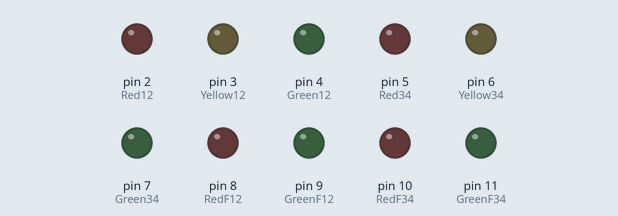
The sketch below on a simulated Arduino Uno, built with avr-gcc and run on an emulated ATmega328P. Shown: output pins drawn as LEDs (lit = HIGH).

Above: at 0.1 s.
At 60.1 s:
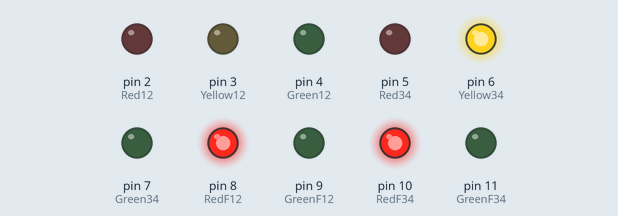
At 62.1 s:
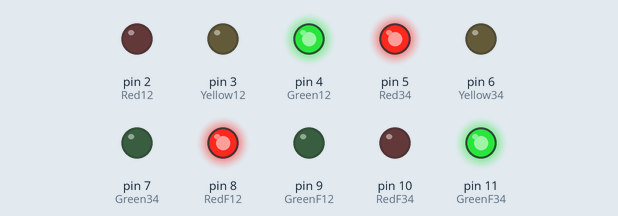
At 122.1 s:
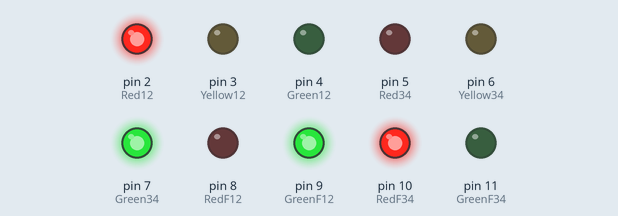
Timing chart, 0 to 123.6 s (numbered marks = the images above):
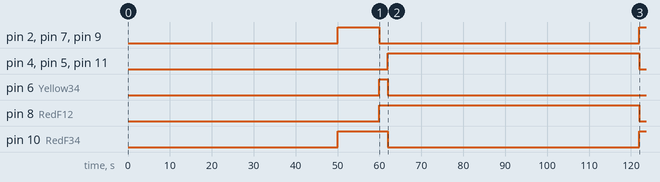

Measured:
- by itself, pin 2 (Red12), pin 7 (Green34), pin 9 (GreenF12): LOW → HIGH at 50.0 s, → LOW 10.0 s later, → HIGH 62.0 s later
- by itself, pin 4 (Green12), pin 5 (Red34), pin 11 (GreenF34): LOW → HIGH at 62.0 s, → LOW 60.0 s later
- by itself, pin 6 (Yellow34): LOW → HIGH at 60.0 s, → LOW 2.0 s later
- by itself, pin 8 (RedF12): LOW → HIGH at 60.0 s, → LOW 62.0 s later
- by itself, pin 10 (RedF34): LOW → HIGH at 50.0 s, → LOW 12.0 s later, → HIGH 60.0 s later

The sketch:

Traffic_light_compiled.ino
```cpp
//*Created By Agkiya Infotech
//*Automatic Traffic Light

// lightpins for Footpath1 and 2
const int RedF12 = 8;
const int GreenF12 = 9;
// lightpins for Footpath3 and 4
const int RedF34 = 10;
const int GreenF34 = 11;
// lightpins for roadway1 and 2
const int Red12 = 2;
const int Yellow12 = 3;
const int Green12 = 4;
// lightpins for roadway3 and 4
const int Red34 = 5;
const int Yellow34 = 6;
const int Green34 = 7;

void setup() {
  pinMode(RedF12, OUTPUT);
  pinMode(GreenF12, OUTPUT);
  pinMode(RedF34, OUTPUT);
  pinMode(GreenF34, OUTPUT);
  pinMode(Red12, OUTPUT);
  pinMode(Yellow12, OUTPUT);
  pinMode(Green12, OUTPUT);
  pinMode(Red34, OUTPUT);
  pinMode(Yellow34, OUTPUT);
  pinMode(Green34, OUTPUT);
}

// the loop function runs over and over again forever
void loop() {
  delay(50000);
  // Red light for R1, R2, F3and F4; green for R3, R4, F1 and F2,
  digitalWrite(Red12,  HIGH);
  digitalWrite(Yellow12, LOW);
  digitalWrite(Green12, LOW);
  digitalWrite(Red34, LOW);
  digitalWrite(Yellow34, LOW);
  digitalWrite(Green34, HIGH);
  digitalWrite(RedF12,  LOW);
  digitalWrite(GreenF12,  HIGH);
  digitalWrite(RedF34,  HIGH);
  digitalWrite(GreenF34,  LOW);
  delay(10000);
  digitalWrite(Red12,  LOW);
  digitalWrite(Yellow12, LOW);
  digitalWrite(Green12, LOW);
  digitalWrite(Red34, LOW);
  digitalWrite(Yellow34, HIGH);
  digitalWrite(Green34, LOW);
  digitalWrite(RedF12, HIGH);
  digitalWrite(GreenF12, LOW);
  digitalWrite(RedF34,  HIGH);
  digitalWrite(GreenF34,  LOW);
  delay(2000);
  digitalWrite(Red12,  LOW);
  digitalWrite(Yellow12, LOW);
  digitalWrite(Green12, HIGH);
  digitalWrite(Red34, HIGH);
  digitalWrite(Yellow34, LOW);
  digitalWrite(Green34, LOW);
  digitalWrite(RedF12, HIGH);
  digitalWrite(GreenF12, LOW);
  digitalWrite(RedF34,  LOW);
  digitalWrite(GreenF34,  HIGH);
  delay(10000);
}
```
